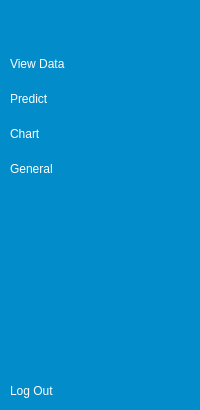
     <widget class="QWidget" name="IconName" native="true">
      <property name="styleSheet">
       <string notr="true">QWidget{
	background-color: rgb(2, 140, 202);
	color: rgb(255, 255, 255);
}

QPushButton {
	color:rgb(255, 255, 255);
	text-align:left;
	font: 75 10pt &quot;Vinhan&quot;;
	height:20px;
	padding-left:1px;
	border:none;
	border-radius:5px;
	border-radius:5px;
}

QPushButton:checked{
	background-color: rgb(245, 250, 255);
	color: rgb(0,0,0);
	font-weight:bold;
}</string>
      </property>
      <layout class="QVBoxLayout" name="verticalLayout_4">
       <property name="spacing">
        <number>15</number>
       </property>
       <property name="leftMargin">
        <number>9</number>
       </property>
       <property name="topMargin">
        <number>9</number>
       </property>
       <property name="rightMargin">
        <number>9</number>
       </property>
       <property name="bottomMargin">
        <number>9</number>
       </property>
       <item>
        <layout class="QHBoxLayout" name="horizontalLayout_4">
         <item>
          <widget class="QLabel" name="label_2">
           <property name="minimumSize">
            <size>
             <width>25</width>
             <height>25</height>
            </size>
           </property>
           <property name="styleSheet">
            <string notr="true">border-image: url(:/user main.png);</string>
           </property>
           <property name="text">
            <string/>
           </property>
           <property name="pixmap">
            <pixmap>images/MainWindow/user main.png</pixmap>
           </property>
           <property name="scaledContents">
            <bool>true</bool>
           </property>
          </widget>
         </item>
         <item>
          <widget class="QLabel" name="label_3">
           <property name="minimumSize">
            <size>
             <width>30</width>
             <height>30</height>
            </size>
           </property>
           <property name="styleSheet">
            <string notr="true">font: 75 9pt &quot;Vinhan&quot;;
color: rgb(255, 255, 255);</string>
           </property>
           <property name="text">
            <string>&lt;html&gt;&lt;head/&gt;&lt;body&gt;&lt;p&gt;&lt;br/&gt;&lt;/p&gt;&lt;/body&gt;&lt;/html&gt;</string>
           </property>
          </widget>
         </item>
        </layout>
       </item>
       <item>
        <layout class="QVBoxLayout" name="verticalLayout_2">
         <item>
          <widget class="QPushButton" name="pushButtonView">
           <property name="text">
            <string>View Data</string>
           </property>
           <property name="icon">
            <iconset>
             <normaloff>images/MainWindow/view.png</normaloff>
             <normalon>images/MainWindow/view.png</normalon>images/MainWindow/view.png</iconset>
           </property>
           <property name="iconSize">
            <size>
             <width>15</width>
             <height>15</height>
            </size>
           </property>
           <property name="checkable">
            <bool>true</bool>
           </property>
           <property name="checked">
            <bool>false</bool>
           </property>
           <property name="autoExclusive">
            <bool>true</bool>
           </property>
          </widget>
         </item>
         <item>
          <widget class="QPushButton" name="pushButtonPredict">
           <property name="text">
            <string>Predict</string>
           </property>
           <property name="icon">
            <iconset>
             <normaloff>images/MainWindow/predict.png</normaloff>
             <normalon>images/MainWindow/predict.png</normalon>images/MainWindow/predict.png</iconset>
           </property>
           <property name="iconSize">
            <size>
             <width>15</width>
             <height>15</height>
            </size>
           </property>
           <property name="checkable">
            <bool>true</bool>
           </property>
           <property name="checked">
            <bool>false</bool>
           </property>
           <property name="autoExclusive">
            <bool>true</bool>
           </property>
          </widget>
         </item>
         <item>
          <widget class="QPushButton" name="pushButtonChart">
           <property name="text">
            <string>Chart</string>
           </property>
           <property name="icon">
            <iconset>
             <normaloff>images/MainWindow/chart.png</normaloff>
             <normalon>images/MainWindow/chart.png</normalon>images/MainWindow/chart.png</iconset>
           </property>
           <property name="checkable">
            <bool>true</bool>
           </property>
           <property name="autoExclusive">
            <bool>true</bool>
           </property>
          </widget>
         </item>
         <item>
          <widget class="QPushButton" name="pushButtonGeneral">
           <property name="text">
            <string>General</string>
           </property>
           <property name="icon">
            <iconset>
             <normaloff>images/MainWindow/general.png</normaloff>
             <normalon>images/MainWindow/general.png</normalon>images/MainWindow/general.png</iconset>
           </property>
           <property name="iconSize">
            <size>
             <width>12</width>
             <height>12</height>
            </size>
           </property>
           <property name="checkable">
            <bool>true</bool>
           </property>
           <property name="autoExclusive">
            <bool>true</bool>
           </property>
          </widget>
         </item>
        </layout>
       </item>
       <item>
        <spacer name="verticalSpacer_2">
         <property name="orientation">
          <enum>Qt::Vertical</enum>
         </property>
         <property name="sizeHint" stdset="0">
          <size>
           <width>20</width>
           <height>187</height>
          </size>
         </property>
        </spacer>
       </item>
       <item>
        <widget class="QPushButton" name="pushButtonLogOut">
         <property name="text">
          <string>Log Out</string>
         </property>
         <property name="icon">
          <iconset>
           <normaloff>images/MainWindow/out.png</normaloff>
           <normalon>images/MainWindow/out.png</normalon>images/MainWindow/out.png</iconset>
         </property>
         <property name="iconSize">
          <size>
           <width>20</width>
           <height>20</height>
          </size>
         </property>
         <property name="checkable">
          <bool>true</bool>
         </property>
         <property name="autoExclusive">
          <bool>true</bool>
         </property>
        </widget>
       </item>
      </layout>
     </widget>
